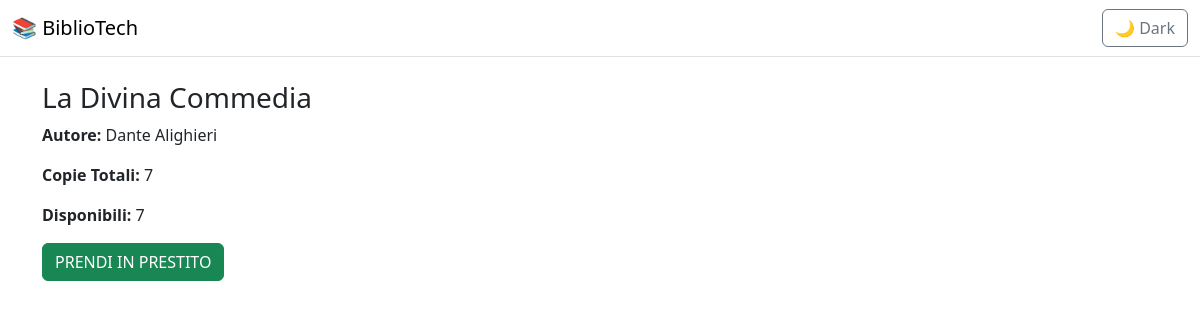
The page /root/src/libro.php?id=5 (signed in) on the database its author committed.
### tables this page shows
CREATE TABLE libri (
    id INT AUTO_INCREMENT PRIMARY KEY,
    titolo VARCHAR(255) NOT NULL,
    autore VARCHAR(255) NOT NULL,
    copie_totali INT NOT NULL CHECK (copie_totali >= 0),
    copie_disponibili INT NOT NULL CHECK (copie_disponibili >= 0),
    created_at TIMESTAMP DEFAULT CURRENT_TIMESTAMP,
    CONSTRAINT chk_copie_coerenza 
        CHECK (copie_disponibili <= copie_totali)
);

### root/src/libro.php (the view, shortened to what this page needs)
<?php
require 'config.php';
$stmt = $pdo->prepare("SELECT * FROM libri WHERE id=?");
$stmt->execute([$_GET['id']]);
$libro = $stmt->fetch();
?>
<?php include 'header.php'; ?>
<div class="container mt-4">
<h3><?= htmlspecialchars($libro['titolo']) ?></h3>
<p><strong>Autore:</strong> <?= htmlspecialchars($libro['autore']) ?></p>
<p><strong>Copie Totali:</strong> <?= $libro['copie_totali'] ?></p>
<p><strong>Disponibili:</strong> <?= $libro['copie_disponibili'] ?></p>
<?php if ($libro['copie_disponibili'] > 0): ?>
<a href="prestito.php?id=<?= $libro['id'] ?>" class="btn btn-success">
PRENDI IN PRESTITO
</a>
<?php else: ?>
<button class="btn btn-secondary" disabled>Non disponibile</button>
<?php endif; ?>
</div>
</body>
</html>

### rows shown on the page
libri: titolo "La Divina Commedia", autore "Dante Alighieri", copie_totali "7", copie_disponibili "7"
